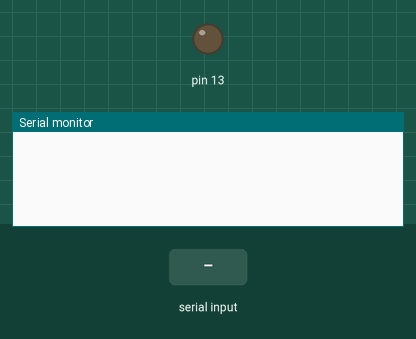
Simulated run of this sketch. Board: Arduino Uno, built with avr-gcc and run on an emulated ATmega328P. Shown: output pins drawn as LEDs (lit = HIGH), the last lines printed to the serial monitor. The inputs (shaded band) are chosen by the test bench.

Above: at 1.2 s.
1.3 s: "ON\n" received over Serial
At 2.7 s:
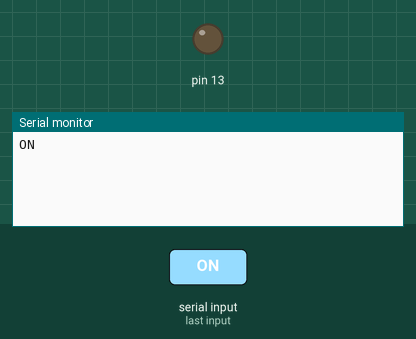
3.8 s: "OFF\n" received over Serial
At 5.8 s:
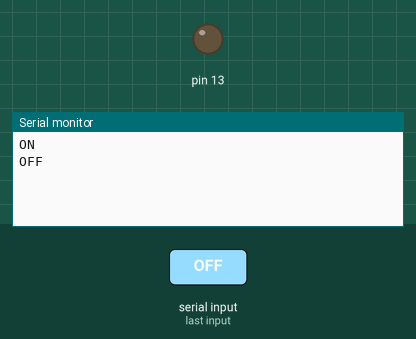
6.3 s: "1\n" received over Serial
At 7.6 s:
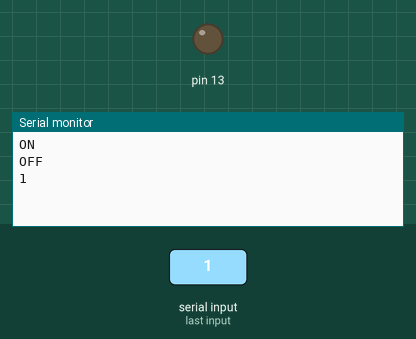

The sketch:

30._Python_to_Arduino.ino
```cpp
String myCmd;

void setup() {
  // put your setup code here, to run once:
Serial.begin(9600);
pinMode(13,OUTPUT);
}

void loop() {
  // put your main code here, to run repeatedly:
while(Serial.available()==0)
{

}
myCmd=Serial.readStringUntil('\r');
Serial.println(myCmd);
if(myCmd=="ON")
{
  digitalWrite(13,HIGH);
}
if(myCmd=="OFF")
{
  digitalWrite(13,LOW);
}
}
```

Measured:
- after the input at 1.3 s, the serial monitor: prints a new line after 1.0 s (image 1)
- after the input at 3.8 s, the serial monitor: prints a new line after 1.0 s (image 2)
- after the input at 6.3 s, the serial monitor: prints a new line after 1.0 s (image 3)
